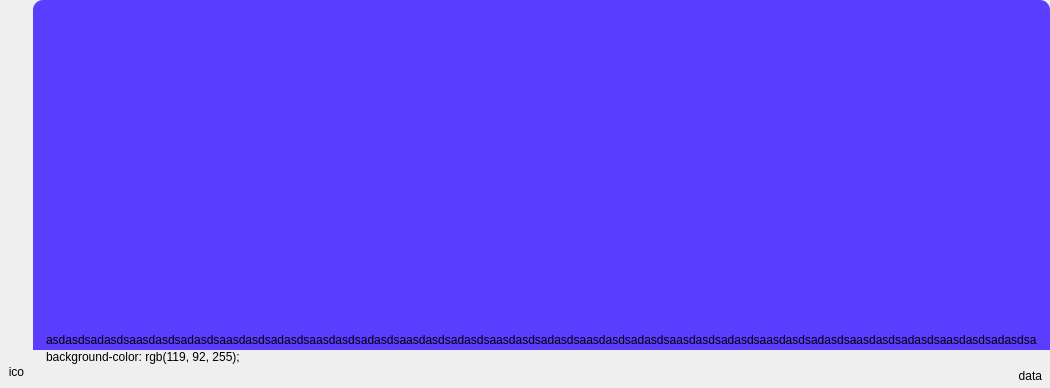
<?xml version="1.0" encoding="UTF-8"?>
<ui version="4.0">
 <class>window</class>
 <widget class="QMainWindow" name="window">
  <property name="geometry">
   <rect>
    <x>0</x>
    <y>0</y>
    <width>1003</width>
    <height>388</height>
   </rect>
  </property>
  <property name="sizePolicy">
   <sizepolicy hsizetype="Ignored" vsizetype="Preferred">
    <horstretch>0</horstretch>
    <verstretch>0</verstretch>
   </sizepolicy>
  </property>
  <property name="windowTitle">
   <string>window</string>
  </property>
  <widget class="QWidget" name="centralwidget">
   <layout class="QHBoxLayout" name="centralWidgetHorizontalLayout">
    <property name="spacing">
     <number>0</number>
    </property>
    <property name="leftMargin">
     <number>0</number>
    </property>
    <property name="topMargin">
     <number>0</number>
    </property>
    <property name="rightMargin">
     <number>0</number>
    </property>
    <property name="bottomMargin">
     <number>0</number>
    </property>
    <item>
     <widget class="QWidget" name="authorWidget" native="true">
      <property name="minimumSize">
       <size>
        <width>33</width>
        <height>0</height>
       </size>
      </property>
      <property name="maximumSize">
       <size>
        <width>33</width>
        <height>16777215</height>
       </size>
      </property>
      <layout class="QVBoxLayout" name="author">
       <property name="spacing">
        <number>0</number>
       </property>
       <property name="leftMargin">
        <number>0</number>
       </property>
       <property name="topMargin">
        <number>0</number>
       </property>
       <property name="rightMargin">
        <number>0</number>
       </property>
       <property name="bottomMargin">
        <number>0</number>
       </property>
       <item>
        <spacer name="verticalSpacer">
         <property name="orientation">
          <enum>Qt::Vertical</enum>
         </property>
         <property name="sizeHint" stdset="0">
          <size>
           <width>20</width>
           <height>40</height>
          </size>
         </property>
        </spacer>
       </item>
       <item>
        <widget class="QLabel" name="icon">
         <property name="sizePolicy">
          <sizepolicy hsizetype="Maximum" vsizetype="Maximum">
           <horstretch>0</horstretch>
           <verstretch>0</verstretch>
          </sizepolicy>
         </property>
         <property name="minimumSize">
          <size>
           <width>33</width>
           <height>33</height>
          </size>
         </property>
         <property name="maximumSize">
          <size>
           <width>33</width>
           <height>33</height>
          </size>
         </property>
         <property name="styleSheet">
          <string notr="true">background-color: rgba(255, 255, 255, 0);</string>
         </property>
         <property name="text">
          <string>ico</string>
         </property>
         <property name="alignment">
          <set>Qt::AlignCenter</set>
         </property>
        </widget>
       </item>
      </layout>
     </widget>
    </item>
    <item>
     <widget class="QWidget" name="messageBoxWidget" native="true">
      <layout class="QHBoxLayout" name="messageBox">
       <property name="spacing">
        <number>0</number>
       </property>
       <property name="leftMargin">
        <number>0</number>
       </property>
       <property name="topMargin">
        <number>0</number>
       </property>
       <property name="rightMargin">
        <number>0</number>
       </property>
       <property name="bottomMargin">
        <number>0</number>
       </property>
       <item>
        <widget class="QWidget" name="messageWidget" native="true">
         <layout class="QVBoxLayout" name="message">
          <property name="spacing">
           <number>0</number>
          </property>
          <property name="leftMargin">
           <number>0</number>
          </property>
          <property name="topMargin">
           <number>0</number>
          </property>
          <property name="rightMargin">
           <number>0</number>
          </property>
          <property name="bottomMargin">
           <number>0</number>
          </property>
          <item>
           <widget class="QLabel" name="label">
            <property name="sizePolicy">
             <sizepolicy hsizetype="Expanding" vsizetype="Preferred">
              <horstretch>0</horstretch>
              <verstretch>0</verstretch>
             </sizepolicy>
            </property>
            <property name="styleSheet">
             <string notr="true">QLabel
{
	background-color: rgb(90, 61, 255);
	padding:10px;
	padding-bottom: 0px;
	border-top-right-radius:10px;
	border-top-left-radius:10px;
	border-bottom-right-radius:0px;
	border-bottom-left-radius:0px;
}</string>
            </property>
            <property name="text">
             <string>asdasdsadasdsaasdasdsadasdsaasdasdsadasdsaasdasdsadasdsaasdasdsadasdsaasdasdsadasdsaasdasdsadasdsaasdasdsadasdsaasdasdsadasdsaasdasdsadasdsaasdasdsadasdsa</string>
            </property>
            <property name="alignment">
             <set>Qt::AlignBottom|Qt::AlignLeading|Qt::AlignLeft</set>
            </property>
            <property name="wordWrap">
             <bool>false</bool>
            </property>
           </widget>
          </item>
          <item>
           <widget class="QLabel" name="label_2">
            <property name="sizePolicy">
             <sizepolicy hsizetype="Expanding" vsizetype="Maximum">
              <horstretch>0</horstretch>
              <verstretch>0</verstretch>
             </sizepolicy>
            </property>
            <property name="styleSheet">
             <string notr="true">QLabel
{
	padding:10px;
	padding-bottom: 0px;
	padding-top: 0px;
}</string>
            </property>
            <property name="text">
             <string>background-color: rgb(119, 92, 255);</string>
            </property>
           </widget>
          </item>
          <item>
           <widget class="QLabel" name="data">
            <property name="sizePolicy">
             <sizepolicy hsizetype="Expanding" vsizetype="Maximum">
              <horstretch>0</horstretch>
              <verstretch>0</verstretch>
             </sizepolicy>
            </property>
            <property name="minimumSize">
             <size>
              <width>0</width>
              <height>24</height>
             </size>
            </property>
            <property name="maximumSize">
             <size>
              <width>16777215</width>
              <height>24</height>
             </size>
            </property>
            <property name="styleSheet">
             <string notr="true">padding:5px; border-bottom-right-radius:10px;</string>
            </property>
            <property name="text">
             <string>data</string>
            </property>
            <property name="alignment">
             <set>Qt::AlignRight|Qt::AlignTrailing|Qt::AlignVCenter</set>
            </property>
           </widget>
          </item>
         </layout>
        </widget>
       </item>
       <item>
        <spacer name="horizontalSpacer">
         <property name="orientation">
          <enum>Qt::Horizontal</enum>
         </property>
         <property name="sizeHint" stdset="0">
          <size>
           <width>40</width>
           <height>20</height>
          </size>
         </property>
        </spacer>
       </item>
      </layout>
     </widget>
    </item>
   </layout>
  </widget>
 </widget>
 <resources/>
 <connections/>
</ui>
